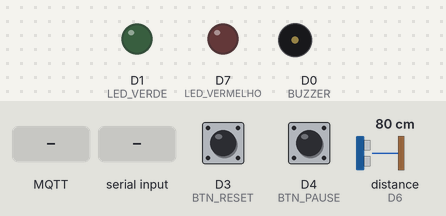
Simulated run of this sketch. Board: ESP8266 (NodeMCU). Parts: output pins drawn as LEDs (lit = HIGH), buzzer (waves = sounding, pin HIGH). Wiring (inferred from the names in the program): ultrasonic range finder: trigger D5; echo D6. The test bench sets the inputs (shaded band); at power-on: distance to the obstacle (sensor on D6) 80 cm, D3 (BTN_RESET) HIGH, D4 (BTN_PAUSE) HIGH. The echo pulse lasts 58.3 µs per cm; WiFi joins after 1.5 s; servers stay silent unless stated; random numbers use the default seed unless the sketch sets one; EEPROM starts erased; no MQTT or app messages arrive unless stated; pins used as bus, display or sensor lines are not drawn; what the sketch prints to the serial monitor is not drawn.

Above: at 2.8 s.
2.9 s: distance to the obstacle (sensor on D6) set to 2 cm
At 3.01 s:
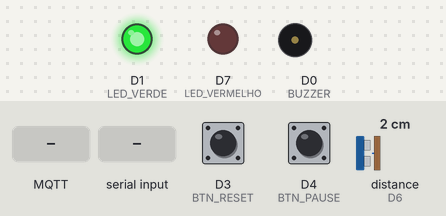
4.5 s: D3 (BTN_RESET) pulled LOW for 0.15 s
6.1 s: D4 (BTN_PAUSE) pulled LOW for 0.15 s
7.7 s: D4 (BTN_PAUSE) pulled LOW for 1 s
11.7 s: MQTT message "get_status" arrives on the first subscribed topic
At 14.1 s:
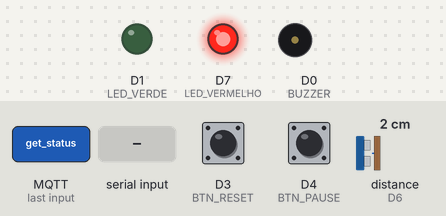
14.4 s: "get_status\n" received over Serial
At 24.1 s:
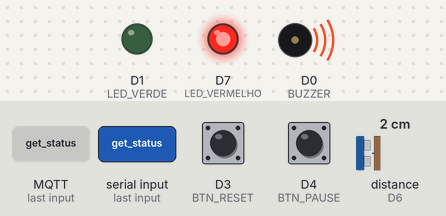
Timing chart, 0 to 24.4 s (numbered marks = the images above; inputs shaded):
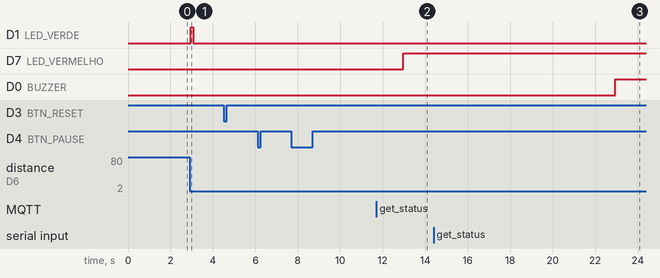

Measured:
- after the input at 2.9 s, D1 (LED_VERDE): LOW → HIGH after 0.05 s, → LOW 0.12 s later
- after the input at 4.5 s, every drawn part: stays the same
- after the input at 6.1 s, every drawn part: stays the same
- after the input at 7.7 s, every drawn part: stays the same

The sketch:

TRABALHO_esp.ino
```cpp
/*
  ESP8266 final - HC-SR04 + MQTT + LEDs + Buttons + Buzzer + EEPROM + Serial->Mega visible
  TRIG = D5 (GPIO14)
  ECHO = D6 (GPIO12)
  Serial baud = 115200
*/

#include <ESP8266WiFi.h>
#include <WiFiClientSecure.h>
#include <PubSubClient.h>
#include <ArduinoJson.h>
#include <EEPROM.h>

// ---------- CONFIG ----------
const char ssid[] = "Unidavi Aberta";
const char password[] = "";

const char broker[] = "a8bb7dc1940348a7939da47ef2447f98.s1.eu.hivemq.cloud";
const int brokerPort = 8883;
const char mqttUser[] = "celula5";
const char mqttPass[] = "CelulaInd5";

int cellId = 5;
const char devId[] = "c5-caio-ledra";

String baseTopic;
String topicState, topicTelemetry, topicEvent, topicCmd, topicConfig;

// ---------- PINS ----------
const uint8_t PIN_TRIG = D5; // GPIO14
const uint8_t PIN_ECHO = D6; // GPIO12

// you said "any empty" — these are safe choices (avoid boot pins issues)
const uint8_t LED_VERDE    = D1; // GPIO5
const uint8_t LED_VERMELHO = D7; // GPIO13

const uint8_t BUZZER       = D0; // GPIO16 (no PWM on some cores — we toggle)
const uint8_t BTN_RESET    = D3; // GPIO0 (active LOW) — don't hold during boot
const uint8_t BTN_PAUSE    = D4; // GPIO2 (active LOW) — don't hold during boot

// ---------- LOGIC PARAMS ----------
long contador = 0;
unsigned long ultimaDeteccao = 0;
unsigned long tempoUltimaPeca = 0;
unsigned long tempoAtual = 0;

int velocidade = 0; // it/min
bool pausarFalha = false;

unsigned long lastBtnReset = 0;
unsigned long lastBtnPause = 0;
const unsigned long debounceBtn = 300;

const int LIMITE_ENTRADA = 10; // cm
const int LIMITE_SAIDA = 15;   // cm
int debounce_ms = 120;
const int LEITURAS_MEDIA = 5;

int ultimoEstado = 0;

unsigned long intervaloFalha = 10000UL;
unsigned long ultimaPublicTelemetry = 0;
const unsigned long TELEMETRY_INTERVAL = 3000UL;

// ---------- NETWORK ----------
WiFiClientSecure wifiClient;
PubSubClient mqttClient(wifiClient);

// Serial buffer
String serialBuf = "";

// EEPROM addresses
const int EEPROM_SIZE = 512;
const int ADDR_COUNTER = 0;

// ---------- HELPERS: HC-SR04 ----------
long medirDistanciaRaw() {
  digitalWrite(PIN_TRIG, LOW);
  delayMicroseconds(2);
  digitalWrite(PIN_TRIG, HIGH);
  delayMicroseconds(10);
  digitalWrite(PIN_TRIG, LOW);
  long dur = pulseIn(PIN_ECHO, HIGH, 30000); // 30ms timeout
  if (dur == 0) return -1;
  long dist = dur * 0.0343 / 2.0;
  return dist;
}

long medirDistanciaMedia() {
  long soma = 0;
  int cont = 0;
  for (int i = 0; i < LEITURAS_MEDIA; ++i) {
    long d = medirDistanciaRaw();
    if (d > 0) { soma += d; cont++; }
    delay(8);
  }
  if (cont == 0) return -1;
  return soma / cont;
}

// ---------- MQTT helpers ----------
void publishStringTopic(const String &topic, const String &payload, bool retained=false) {
  mqttClient.publish(topic.c_str(), payload.c_str(), retained);
}

void publishTelemetryJSON(const String &status) {
  StaticJsonDocument<256> doc;
  doc["ts"] = (unsigned long)(millis()/1000UL);
  doc["cellId"] = cellId;
  doc["devId"] = devId;

  JsonObject metrics = doc.createNestedObject("metrics");
  metrics["count"] = contador;
  metrics["velocity"] = velocidade;
  metrics["det"] = (millis() - ultimaDeteccao <= 1000) ? 1 : 0;

  doc["status"] = status;

  JsonObject units = doc.createNestedObject("units");
  units["count"] = "itens";
  units["velocity"] = "it/min";
  units["det"] = "0/1";

  JsonObject thresholds = doc.createNestedObject("thresholds");
  thresholds["debounce_ms"] = debounce_ms;
  thresholds["falha_ms"] = intervaloFalha;
  thresholds["critico_ms"] = 2 * intervaloFalha;

  String out; serializeJson(doc, out);
  publishStringTopic(topicTelemetry, out, false);

  // debug -> Serial (visible via Mega bridge)
  Serial.println(out);
}

void publishEvent(const char* tipo, const char* info = "") {
  StaticJsonDocument<128> doc;
  doc["ts"] = (unsigned long)(millis()/1000UL);
  doc["type"] = tipo;
  if (info && strlen(info)>0) doc["info"] = info;
  String out; serializeJson(doc, out);
  publishStringTopic(topicEvent, out, false);
  Serial.println(out);
}

void publishConfigRetained() {
  StaticJsonDocument<128> doc;
  doc["debounce_ms"] = debounce_ms;
  String out; serializeJson(doc, out);
  publishStringTopic(topicConfig, out, true);
}

// ---------- MQTT callback ----------
void mqttCallback(char* topic, byte* payload, unsigned int length) {
  String msg = "";
  for (unsigned int i=0;i<length;i++) msg += (char)payload[i];
  Serial.print("[MQTT RX] "); Serial.print(topic); Serial.print(" -> "); Serial.println(msg);

  StaticJsonDocument<256> doc;
  DeserializationError err = deserializeJson(doc, msg);
  if (!err) {
    if (doc.containsKey("action")) {
      String action = doc["action"].as<String>();
      if (action == "get_status") {
        publishTelemetryJSON("normal");
      } else if (action == "set_thresholds") {
        if (doc.containsKey("data") && doc["data"].containsKey("debounce_ms")) {
          int novo = doc["data"]["debounce_ms"];
          if (novo>0 && novo<60000) {
            debounce_ms = novo;
            publishConfigRetained();
            publishTelemetryJSON("normal");
          }
        }
      }
    }
  }
}

// ---------- WiFi / MQTT ----------
void connectWiFi() {
  Serial.print("WiFi connecting...");
  WiFi.begin(ssid, password);
  unsigned long start = millis();
  while (WiFi.status() != WL_CONNECTED && millis() - start < 20000) {
    delay(300);
    Serial.print(".");
  }
  if (WiFi.status() == WL_CONNECTED) {
    Serial.println("\nWiFi connected, IP: " + WiFi.localIP().toString());
  } else {
    Serial.println("\nWiFi failed");
  }
}

void connectMQTT() {
  mqttClient.setServer(broker, brokerPort);
  mqttClient.setCallback(mqttCallback);
  wifiClient.setInsecure();

  // LWT: PubSubClient doesn't support setWill() easily; many brokers accept last message - we emulate by publishing "online" retained on connect.
  while (!mqttClient.connected()) {
    Serial.print("MQTT connecting...");
    String clientId = String(devId) + String(random(0xffff), HEX);
    if (mqttClient.connect(clientId.c_str(), mqttUser, mqttPass)) {
      Serial.println("connected");
      mqttClient.publish(topicState.c_str(), "online", true);
      mqttClient.subscribe(topicCmd.c_str());
      publishConfigRetained();
    } else {
      Serial.print("failed rc=");
      Serial.print(mqttClient.state());
      Serial.println(" try again in 2s");
      delay(2000);
    }
  }
}

// ---------- Button helpers ----------
bool buttonPressed(uint8_t pin) {
  return digitalRead(pin) == LOW; // active LOW, using INPUT_PULLUP
}

// ---------- EEPROM ----------
void saveCounterToEEPROM() {
  EEPROM.begin(EEPROM_SIZE);
  EEPROM.put(ADDR_COUNTER, contador);
  EEPROM.commit();
  EEPROM.end();
  Serial.print("[EEPROM] saved contador="); Serial.println(contador);
}

void loadCounterFromEEPROM() {
  EEPROM.begin(EEPROM_SIZE);
  EEPROM.get(ADDR_COUNTER, contador);
  if (contador < 0 || contador > 10000000) contador = 0;
  EEPROM.end();
  Serial.print("[EEPROM] loaded contador="); Serial.println(contador);
}

// ---------- Setup ----------
void setupPins() {
  pinMode(PIN_TRIG, OUTPUT);
  pinMode(PIN_ECHO, INPUT);

  pinMode(LED_VERDE, OUTPUT);
  pinMode(LED_VERMELHO, OUTPUT);

  pinMode(BUZZER, OUTPUT);

  pinMode(BTN_RESET, INPUT_PULLUP);
  pinMode(BTN_PAUSE, INPUT_PULLUP);

  digitalWrite(LED_VERDE, LOW);
  digitalWrite(LED_VERMELHO, LOW);
  digitalWrite(BUZZER, LOW);
}

void setup() {
  Serial.begin(115200); // IMPORTANT: set same baud on Mega bridge
  delay(50);

  baseTopic = String("iot/riodosul/si/BSN22025T26F8/cell/") + cellId + "/device/" + devId + "/";
  topicState = baseTopic + "state";
  topicTelemetry = baseTopic + "telemetry";
  topicEvent = baseTopic + "event";
  topicCmd = baseTopic + "cmd";
  topicConfig = baseTopic + "config";

  setupPins();
  loadCounterFromEEPROM();

  connectWiFi();
  connectMQTT();

  publishTelemetryJSON("normal");
}

// ---------- Main loop ----------
void loop() {
  tempoAtual = millis();

  if (WiFi.status() != WL_CONNECTED) connectWiFi();
  if (!mqttClient.connected()) connectMQTT();
  mqttClient.loop();

  // read sensor
  long distancia = medirDistanciaMedia();

  // detection
  if (distancia > 0 && distancia < LIMITE_ENTRADA && ultimoEstado == 0 && (tempoAtual - tempoUltimaPeca) > (unsigned long)debounce_ms) {
    contador++;
    ultimaDeteccao = tempoAtual;
    if (tempoUltimaPeca > 0) {
      float intervalo_min = (tempoAtual - tempoUltimaPeca) / 60000.0;
      if (intervalo_min > 0) velocidade = int(1.0 / intervalo_min);
    }
    tempoUltimaPeca = tempoAtual;
    ultimoEstado = 1;

    // feedback green
    digitalWrite(LED_VERDE, HIGH);
    delay(120);
    digitalWrite(LED_VERDE, LOW);

    saveCounterToEEPROM();
    publishEvent("item_detectado", String(contador).c_str());
    publishTelemetryJSON(pausarFalha ? "pausado" : "normal");
  }

  if (distancia >= LIMITE_SAIDA) ultimoEstado = 0;

  // failure detection & local outputs
  String statusNow = "normal";
  if (pausarFalha) {
    statusNow = "pausado";
    digitalWrite(LED_VERMELHO, LOW);
    digitalWrite(BUZZER, LOW);
  } else {
    if (tempoAtual - ultimaDeteccao > 2 * intervaloFalha) {
      statusNow = "critico";
      digitalWrite(LED_VERMELHO, HIGH);
      digitalWrite(BUZZER, HIGH);
      publishEvent("falha_critica", "20s_sem_item");
    } else if (tempoAtual - ultimaDeteccao > intervaloFalha) {
      statusNow = "atencao";
      digitalWrite(LED_VERMELHO, HIGH);
      digitalWrite(BUZZER, LOW);
      publishEvent("falha", "10s_sem_item");
    } else {
      statusNow = "normal";
      digitalWrite(LED_VERMELHO, LOW);
      digitalWrite(BUZZER, LOW);
    }
  }

  // periodic telemetry
  if (tempoAtual - ultimaPublicTelemetry >= TELEMETRY_INTERVAL) {
    publishTelemetryJSON(statusNow);
    ultimaPublicTelemetry = tempoAtual;
  }

  // buttons (active LOW)
  if (buttonPressed(BTN_RESET) && tempoAtual - lastBtnReset > debounceBtn) {
    lastBtnReset = tempoAtual;
    contador = 0;
    tempoUltimaPeca = 0;
    velocidade = 0;
    saveCounterToEEPROM();
    publishEvent("reset", "");
    publishTelemetryJSON("normal");
    Serial.println("{\"ack\":\"reset\"}");
  }

  if (buttonPressed(BTN_PAUSE) && tempoAtual - lastBtnPause > debounceBtn) {
    lastBtnPause = tempoAtual;
    pausarFalha = !pausarFalha;
    publishEvent(pausarFalha ? "falha_pausada" : "falha_normal", "");
    publishTelemetryJSON(pausarFalha ? "pausado" : "normal");
    Serial.print("{\"ack\":\"pause\",\"state\":\""); Serial.print(pausarFalha?"pausado":"normal"); Serial.println("\"}");
  }

  // handle serial commands (from Mega or USB)
  while (Serial.available()) {
    char c = Serial.read();
    if (c == '\n') {
      serialBuf.trim();
      if (serialBuf.length() > 0) {
        StaticJsonDocument<128> doc;
        DeserializationError e = deserializeJson(doc, serialBuf);
        if (!e) {
          if (doc.containsKey("cmd")) {
            String cmd = doc["cmd"].as<String>();
            if (cmd == "reset") {
              contador = 0;
              saveCounterToEEPROM();
              publishEvent("reset", "");
              publishTelemetryJSON("normal");
            } else if (cmd == "pause") {
              pausarFalha = !pausarFalha;
              publishEvent(pausarFalha ? "falha_pausada" : "falha_normal", "");
              publishTelemetryJSON(pausarFalha ? "pausado" : "normal");
            } else if (cmd == "set_threshold") {
              if (doc.containsKey("debounce_ms")) {
                int novo = doc["debounce_ms"];
                if (novo>0 && novo<60000) {
                  debounce_ms = novo;
                  publishConfigRetained();
                  publishTelemetryJSON("normal");
                }
              }
            }
          }
        } else {
          Serial.print("[FROM_USB] "); Serial.println(serialBuf);
        }
      }
      serialBuf = "";
    } else {
      serialBuf += c;
    }
  }

  delay(20);
}
```
